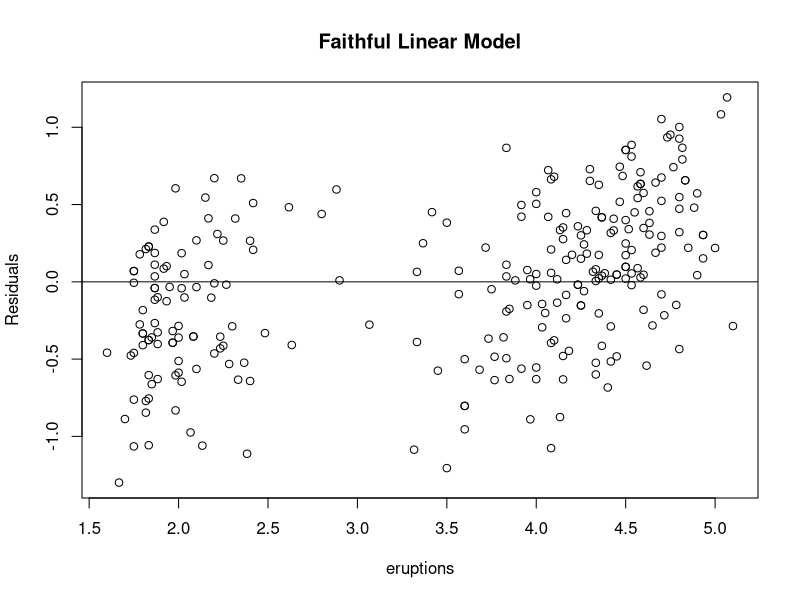
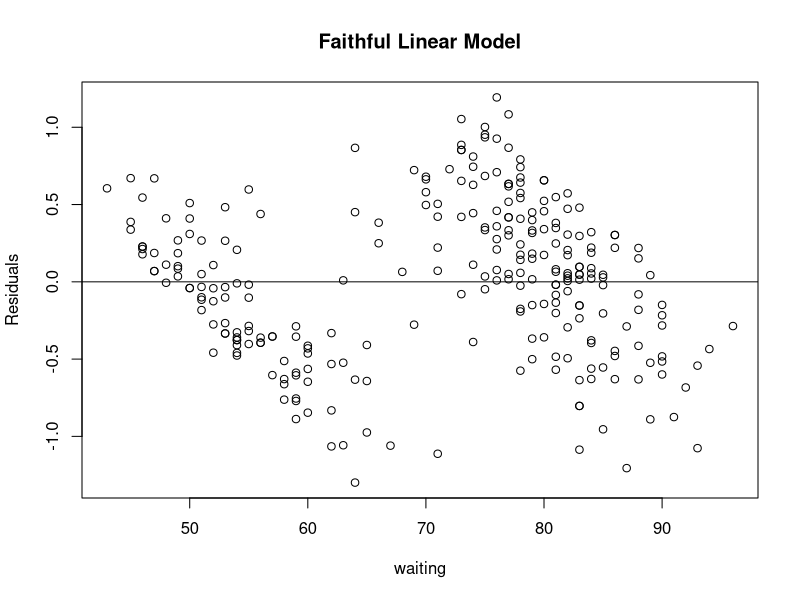
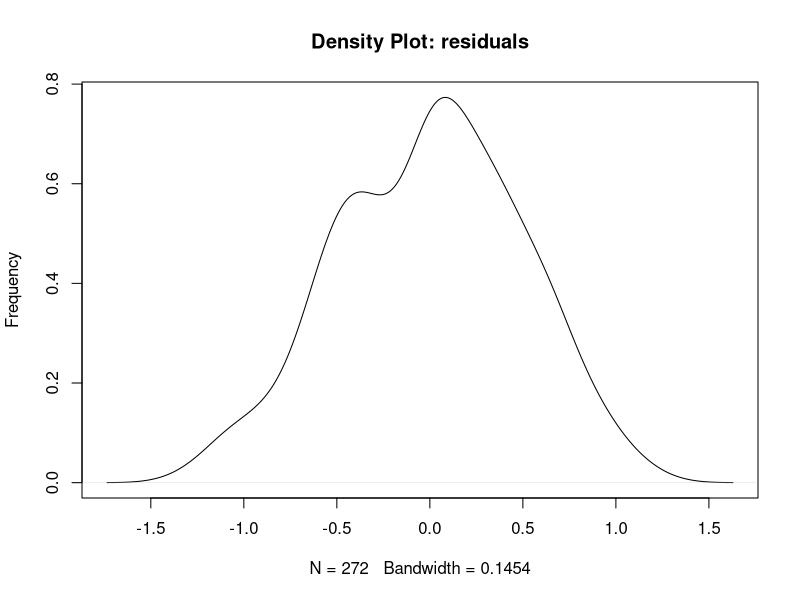
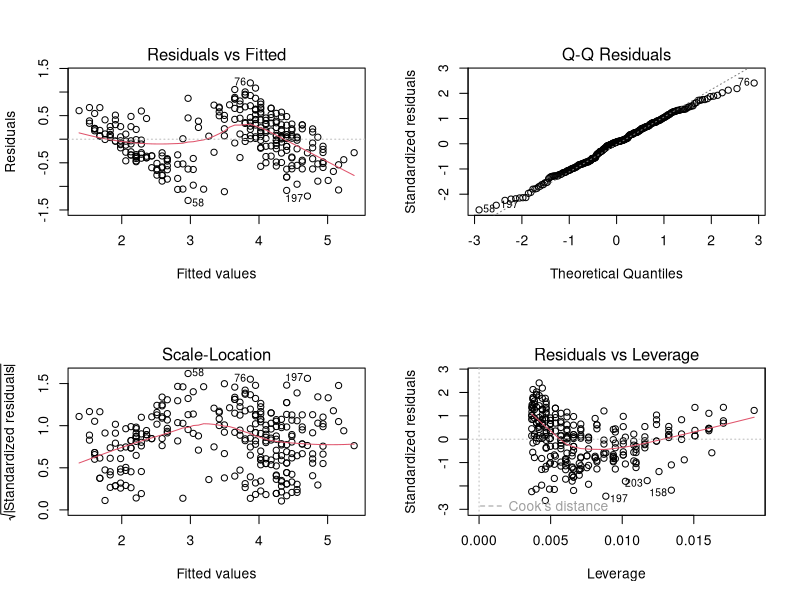

Write R code to recreate these figures, in order.
# 1) Plot the residuals density

faithful.lm <- lm(eruptions ~ waiting, data=faithful)  # build linear regression model on full data
print(faithful.lm)

#compute residuals
faithful.res <- resid(faithful.lm)

# plot the residuals against the observed values
plot(faithful$eruptions, faithful.res, ylab="Residuals", xlab="eruptions", 
     main="Faithful Linear Model") 
abline(0, 0)                  # the horizon

plot(faithful$waiting, faithful.res, ylab="Residuals", xlab="waiting", 
     main="Faithful Linear Model") 
abline(0, 0)                  # the horizon

# inspecting the residuals density
plot(density(faithful.res), main="Density Plot: residuals", ylab="Frequency") 


# 2)	Use the plot function to generate 4 graphs of the residuals 
# vs fitted values, etc. in a single plot

par(mfrow=c(2,2))
plot(faithful.lm)


# 3)	Comment on whether or not you feel the model is appropriate, 
# given both what you have seen this week in terms of the residuals 
# plots, and what you saw last week in terms of the results of the
# model. Particularly, comment on the appearance of the density
# plots of the two variables that you made last week as compared 
# to the density plots of the residuals.

# It is not an appropriate model due to the fact that the density plots base
# on both of the variables are different. The N is the same as last weeks N
# However the bandwidth for last weeks variables were 0.3348 for eruptions
# and 3.988 for waiting, this week's was 0.1454. Since these bandwidths
# are so different, it makes them difficult to compare. 

# Last weeks density plots had a large dip in the middle whereas this weeks density
# plot has almost no dip and is just a peak at about 0 in the x. With a small dip at about -0.4 in the x.

# The residuals vs fitted graph does not show us a straigt red line which indicates
# that there is a problem

# The Q-Q plot shows a straight line for the theoretical quantities vs the standardized residuals
# most of the points are near this line also which is a good sign

# The Scale - Location Plot of fitted vs standardized residuals shows a curved red line
# which also indicates that there is a problem

# Finally, the Residuals Vs Leverage Plot - there is no red dotted line on the graph which indicates that all the points are 
# within range.

